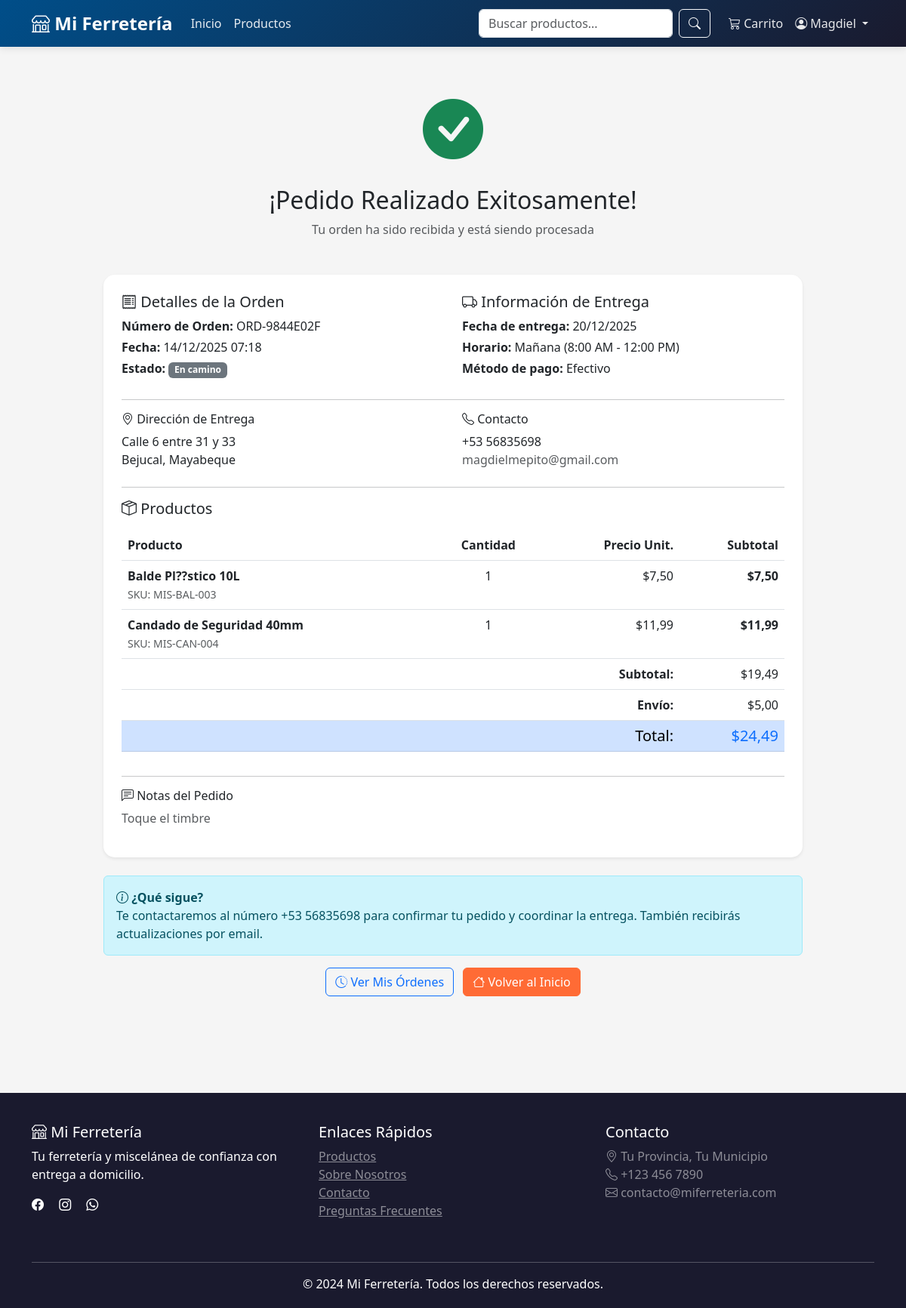
/orden/6/ (signed in), run on an earlier commit of the app's database.
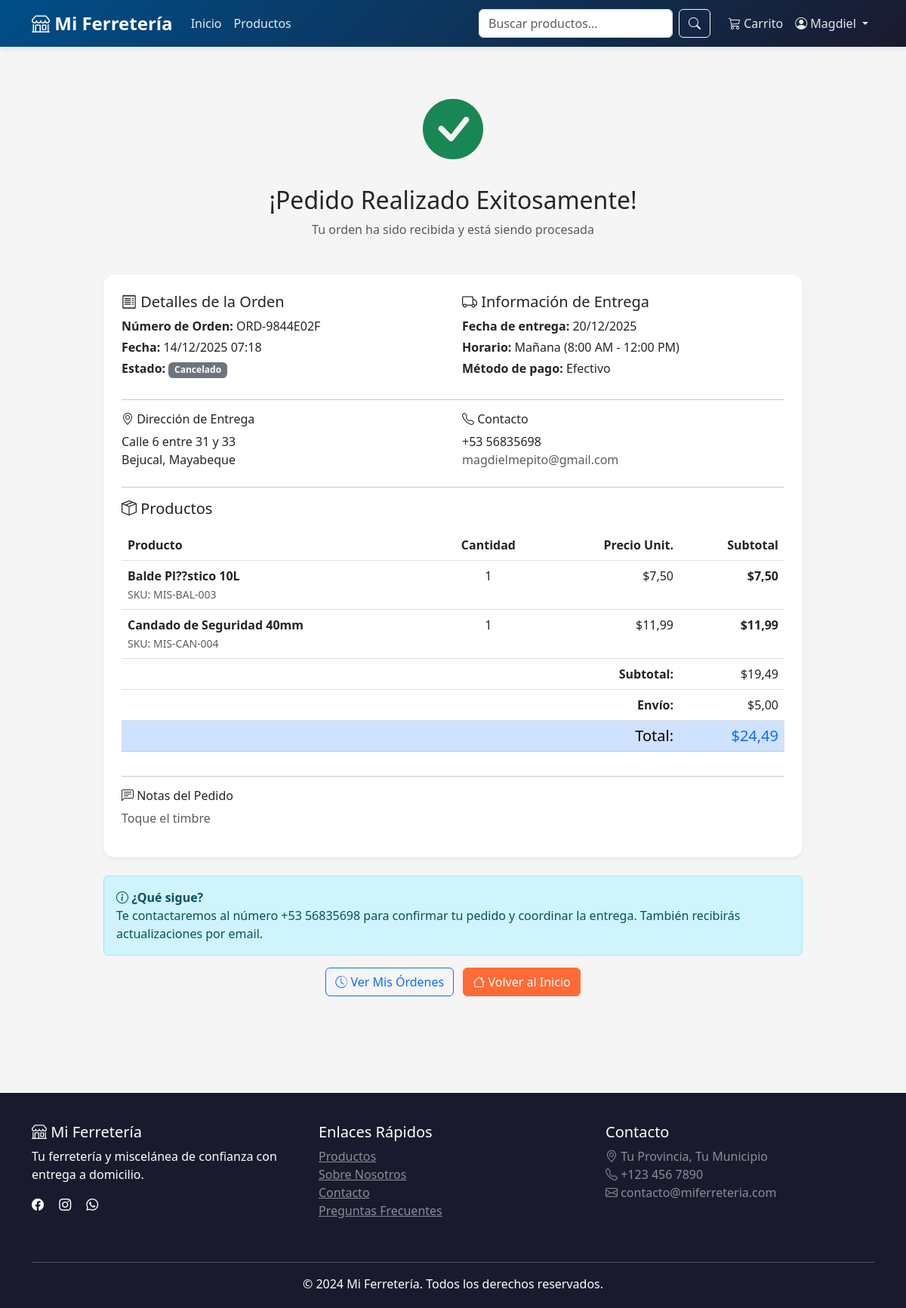
And on a later commit of the database.
### shop/models.py (models this page shows, shortened)
class Order(models.Model):
    PAYMENT_CHOICES = [
        ('cash', 'Efectivo'),
        ('transfer', 'Transferencia'),
    ]
    STATUS_CHOICES = [
        ('pending', 'Pendiente'),
        ('confirmed', 'Confirmado'),
        ('preparing', 'Preparando'),
        ('in_transit', 'En camino'),
        ('delivered', 'Entregado'),
        ('cancelled', 'Cancelado'),
    ]
    DELIVERY_TIME_CHOICES = [
        ('morning', 'Mañana (8:00 AM - 12:00 PM)'),
        ('afternoon', 'Tarde (12:00 PM - 6:00 PM)'),
        ('evening', 'Noche (6:00 PM - 9:00 PM)'),
    ]
    user = models.ForeignKey(
        User,
        on_delete=models.CASCADE,
        related_name='orders',
        verbose_name="Usuario",
        db_index=True  # ✅ ÍNDICE: Para filtrar órdenes por usuario
    )
    order_number = models.CharField(
        max_length=20,
        unique=True,
        verbose_name="Número de orden",
        db_index=True  # ✅ ÍNDICE: Para búsqueda por número de orden
    )
    delivery_address = models.TextField(verbose_name="Dirección de entrega")
    delivery_city = models.CharField(max_length=100, verbose_name="Municipio")
    delivery_province = models.CharField(max_length=100, verbose_name="Provincia")
    contact_phone = models.CharField(max_length=17, verbose_name="Teléfono de contacto")
    delivery_date = models.DateField(verbose_name="Fecha de entrega", db_index=True)  # ✅ ÍNDICE: Para reportes por fecha
    delivery_time = models.CharField(max_length=50, choices=DELIVERY_TIME_CHOICES, verbose_name="Hora de entrega")
    payment_method = models.CharField(max_length=20, choices=PAYMENT_CHOICES, verbose_name="Método de pago")
    status = models.CharField(
        max_length=20,
        choices=STATUS_CHOICES,
        default='pending',
        verbose_name="Estado",
        db_index=True  # ✅ ÍNDICE: Filtro muy común
    )
    subtotal = models.DecimalField(max_digits=10, decimal_places=2, verbose_name="Subtotal")
    delivery_fee = models.DecimalField(max_digits=10, decimal_places=2, default=0, verbose_name="Costo de envío")
    total = models.DecimalField(max_digits=10, decimal_places=2, verbose_name="Total", db_index=True)  # ✅ ÍNDICE: Para reportes
    notes = models.TextField(blank=True, verbose_name="Notas adicionales")
    admin_notes = models.TextField(blank=True, verbose_name="Notas del administrador")
    cancellation_reason = models.TextField(blank=True, verbose_name="Motivo de cancelación")
    created_at = models.DateTimeField(auto_now_add=True, verbose_name="Fecha de creación", db_index=True)  # ✅ ÍNDICE: Ordenar
    updated_at = models.DateTimeField(auto_now=True, verbose_name="Última actualización")
    class Meta:
        verbose_name = "Orden"
        verbose_name_plural = "Órdenes"
        ordering = ['-created_at']
        indexes = [
            models.Index(fields=['user', '-created_at']),
            models.Index(fields=['status', '-created_at']),
            models.Index(fields=['status', 'user']),
            models.Index(fields=['created_at', 'status']),
        ]

### shop/views/orders.py (the view)
# urls.py: path('orden/<int:order_id>/', views.order_detail, name='order_detail'),
@login_required
def order_detail(request, order_id):
    order = get_object_or_404(Order, pk=order_id, user=request.user)
    context = {
        'order': order,
    }
    return render(request, 'shop/order_detail.html', context)

### shop/models.py (called while the page is built)
    @property
    def subtotal(self):
        return self.quantity * self.price

    @property
    def items_count(self):
        return sum(item.quantity for item in self.items.all())

### shop/templates/shop/order_detail.html (shortened to what the changed rows need)
{% extends 'shop/base.html' %}
{% block content %}
<div class="container py-5">
    <div class="row justify-content-center">
        <div class="col-lg-10">
            <div class="text-center mb-5">
                <i class="bi bi-check-circle-fill text-success" style="font-size: 5rem;"></i>
                <h2 class="mt-3">¡Pedido Realizado Exitosamente!</h2>
                <p class="text-muted">Tu orden ha sido recibida y está siendo procesada</p>
            </div>
            <div class="card shadow-sm mb-4">
                <div class="card-body p-4">
                    <div class="row mb-4">
                        <div class="col-md-6">
                            <h5><i class="bi bi-receipt"></i> Detalles de la Orden</h5>
                            <p class="mb-1"><strong>Número de Orden:</strong> {{ order.order_number }}</p>
                            <p class="mb-1"><strong>Fecha:</strong> {{ order.created_at|date:"d/m/Y H:i" }}</p>
                            <p class="mb-1">
                                <strong>Estado:</strong>
                                <span class="badge bg-{% if order.status == 'pending' %}warning{% elif order.status == 'confirmed' %}info{% elif order.status == 'delivered' %}success{% else %}secondary{% endif %}">
                                    {{ order.get_status_display }}
                                </span>
                            </p>
                        </div>
                        <div class="col-md-6">
                            <h5><i class="bi bi-truck"></i> Información de Entrega</h5>
                            <p class="mb-1"><strong>Fecha de entrega:</strong> {{ order.delivery_date|date:"d/m/Y" }}</p>
                            <p class="mb-1"><strong>Horario:</strong> {{ order.get_delivery_time_display }}</p>
                            <p class="mb-1"><strong>Método de pago:</strong> {{ order.get_payment_method_display }}</p>
                        </div>
                    </div>
                    <hr>
                    <div class="row mb-4">
                        <div class="col-md-6">
                            <h6><i class="bi bi-geo-alt"></i> Dirección de Entrega</h6>
                            <p class="mb-0">{{ order.delivery_address }}</p>
                            <p class="mb-0">{{ order.delivery_city }}, {{ order.delivery_province }}</p>
                        </div>
                        <div class="col-md-6">
                            <h6><i class="bi bi-telephone"></i> Contacto</h6>
                            <p class="mb-0">{{ order.contact_phone }}</p>
                            <p class="mb-0 text-muted">{{ order.user.email }}</p>
                        </div>
                    </div>
                    <hr>
                    <h5 class="mb-3"><i class="bi bi-box-seam"></i> Productos</h5>
                    <div class="table-responsive">
                        <table class="table">
                            <thead>
                                <tr>
                                    <th>Producto</th>
                                    <th class="text-center">Cantidad</th>
                                    <th class="text-end">Precio Unit.</th>
                                    <th class="text-end">Subtotal</th>
                                </tr>
                            </thead>
                            <tfoot>
                                <tr>
                                    <td colspan="3" class="text-end"><strong>Subtotal:</strong></td>
                                    <td class="text-end">${{ order.subtotal }}</td>
                                </tr>
                                <tr>
                                    <td colspan="3" class="text-end"><strong>Envío:</strong></td>
                                    <td class="text-end">${{ order.delivery_fee }}</td>
                                </tr>
                                <tr class="table-primary">
                                    <td class="text-end"><h5 class="mb-0 text-primary">${{ order.total }}</h5></td>
                                </tr>
                            </tfoot>
                        </table>
                    </div>
                    {% if order.notes %}
                        <hr>
                        <h6><i class="bi bi-chat-left-text"></i> Notas del Pedido</h6>
                        <p class="text-muted">{{ order.notes }}</p>
                    {% endif %}
                </div>
            </div>
            <div class="alert alert-info">
                <i class="bi bi-info-circle"></i>
                <strong>¿Qué sigue?</strong><br>
                Te contactaremos al número {{ order.contact_phone }} para confirmar tu pedido y coordinar la entrega.
                También recibirás actualizaciones por email.
            </div>
            <div class="text-center">
                <a href="{% url 'shop:order_history' %}" class="btn btn-outline-primary me-2">
                </a>
                <a href="{% url 'shop:home' %}" class="btn btn-primary">
                </a>
            </div>
        </div>
    </div>
</div>
{% endblock %}

What changed in the data, as far as the page shows it:
changed Order "ORD-9844E02F": status "En camino" → "Cancelado"
